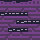

A 2D game scene composited from a Tiled map and its tileset images. What follows is a short description and the map's XML, with every tile layer's data as written:
An orthogonal 10x10 tile map with 4x4 px tiles, 1 tile layer (layer).

<map version="1.2" tiledversion="1.3.2" orientation="orthogonal" renderorder="right-down" compressionlevel="0" width="10" height="10" tilewidth="4" tileheight="4" infinite="0" nextlayerid="2" nextobjectid="1">
 <tileset firstgid="1" source="tilesDanny.tsx" />
 <layer id="1" name="layer" width="10" height="10">
  <data encoding="csv">
6,5,5,6,4,5,5,6,7,7,
2,2,2,2,2,2,2,2,2,2,
2,3,2,2,2,3,2,2,2,1,
9,10,10,8,8,10,10,2,2,2,
3,2,2,2,2,2,2,1,2,2,
2,2,2,3,10,9,8,8,10,8,
2,2,1,2,2,2,2,2,2,3,
3,2,9,10,9,10,10,2,1,2,
2,2,3,2,2,1,2,2,2,2,
2,3,2,2,2,2,2,3,2,2
</data>
 </layer>
</map>
